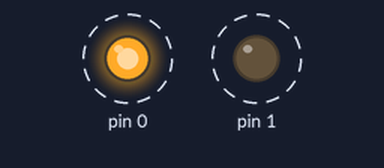
Recording of a sketch running on a simulated Arduino Uno, built with avr-gcc and run on an emulated ATmega328P. On the bench: output pins drawn as LEDs (lit = HIGH). Dashed ring = blinking.

Above: at 0.2 s.
Timing chart, 0 to 3.0 s (numbered marks = the images above):
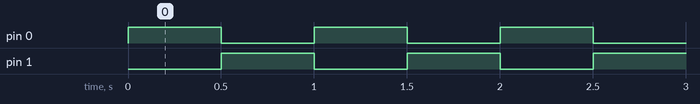

Measured:
- by itself, pin 0, pin 1: alternates HIGH for 0.50 s and LOW for 0.50 s
- by itself, everything shown: repeats every 1.0 s, in 3 steps

The sketch:

attiny13a_blink.ino
```cpp
void setup() {
  // The 8-pin ATTinys has 5 usable digital output pins 0-4
  // These can be set to input, output, or high impedeance
  pinMode(0, OUTPUT);
  pinMode(1, OUTPUT);
}
void loop() {
  digitalWrite(0, HIGH); // Set pin 0 to HIGH. This gives power to the LED and turns it on
  delay(500);            // Wait for a half a second
  digitalWrite(0, LOW);   // Set pin 0 to LOW. This turns it off
  digitalWrite(1, HIGH); // Set pin 1 to HIGH. This gives power to the LED and turns it on
  delay(500);            // Wait for a half a second
  digitalWrite(1, LOW);   // Set pin 1 to LOW. This turns it off
}
```
